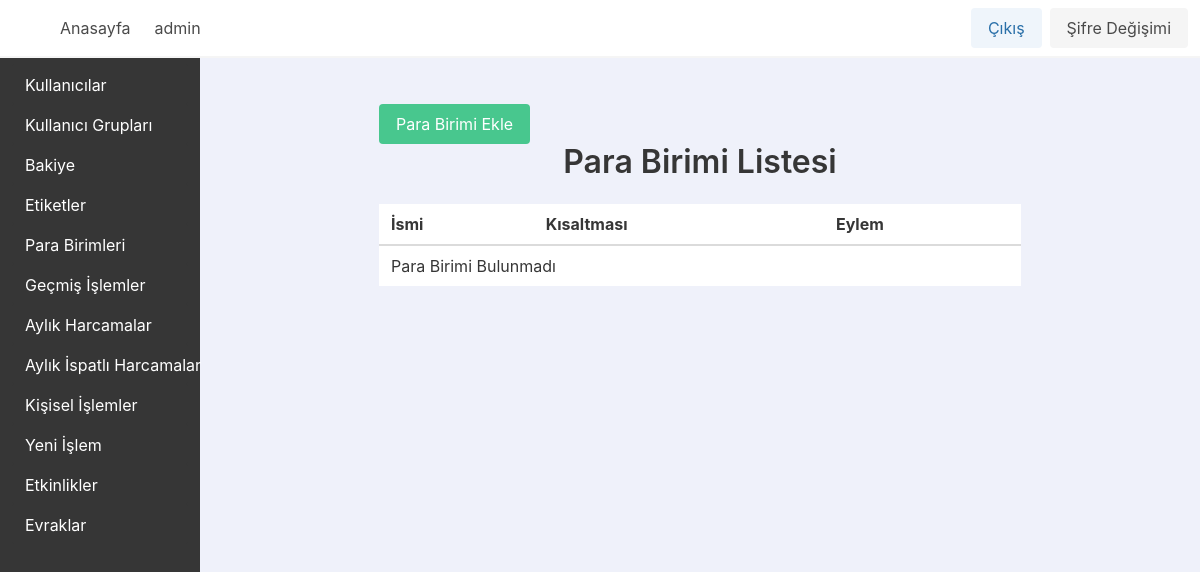
/currencylist/ (signed in), run on an earlier commit of the app's database.
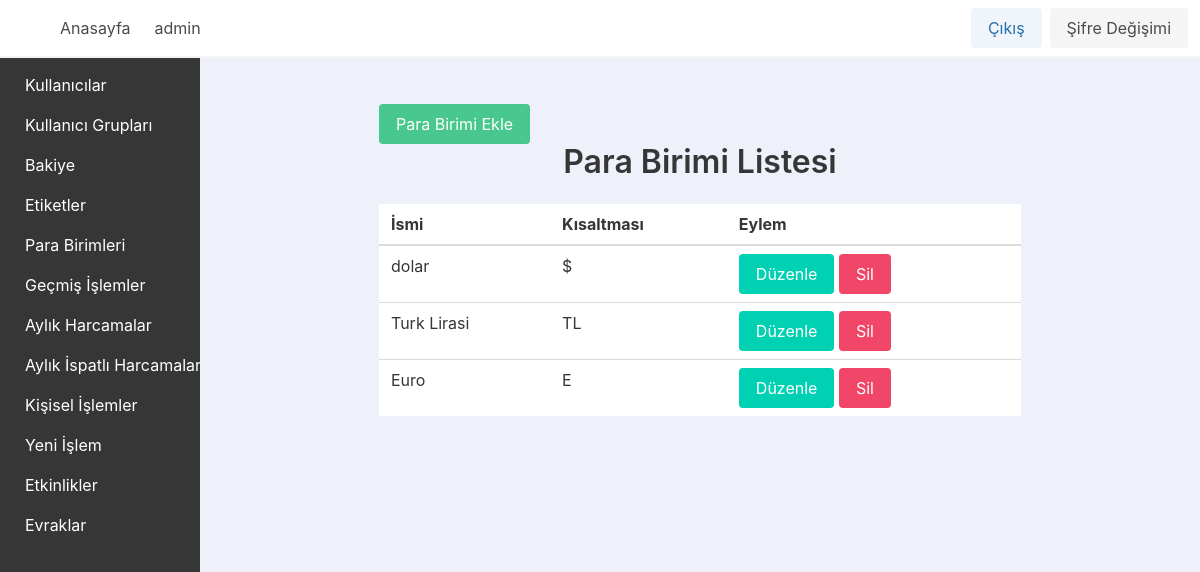
And on a later commit of the database.
### app_base/models.py (models this page shows, shortened)
class MuUser(AbstractUser):
    username_validator = UnicodeUsernameValidator()
    username = models.CharField(_("Kullanıcı Adı"), max_length=150, unique=True, help_text=_("Max 150 karakter olabilir. Harfler, sayilar ve sadece @/./+/-/_ olabilir"), validators=[username_validator], error_messages={"unique": _("Bu isimde bir kullanici zaten var")})
    first_name = models.CharField(_("İsim"), max_length=150, blank=True)
    last_name = models.CharField(_("Soyisim"), max_length=150, blank=True)
    email = models.EmailField(_("email address"), blank=True)
    is_staff = models.BooleanField(_("Yönetici Durumu"), default=False, help_text=_("Kullanıcının bu yönetici paneline giriş yapabilmesini belirler."))
    is_active = models.BooleanField(_("active"), default=True, help_text=_("Designates whether this user should be treated as active. " "Unselect this instead of deleting accounts."))
    date_joined = models.DateTimeField(_("date joined"), default=timezone.now)
    currency = models.ForeignKey(Currency, on_delete=models.PROTECT, null=True)
    gruplar = models.ManyToManyField(MuGroup, blank=True)

class Currency(models.Model):
    name = models.CharField(max_length=255, unique=True)
    abbreviation = models.CharField(max_length=10, unique=True)

### app_base/views/currencies_view.py (the view)
# urls.py: path("currencylist/", CurrencyListView.as_view(), name="currencylist_view_name"),
class CurrencyListView(LoginRequiredMixin, ListView):
    model = Currency
    template_name = "app_base/currencies/currencylist.html"
    context_object_name = "currencies"

### app_base/templates/app_base/currencies/currencylist.html (shortened to what this page needs)
{% extends "base.html" %}
{% block content %}
    <div class="container">
        <section class="section">
            <div class="columns is-centered">
                <div class="column is-three-quarters">
                    <a href="{% url 'currencycreate_view_name' %}" class="button is-success">Para Birimi Ekle</a>
                    <h1 class="title has-text-centered">Para Birimi Listesi</h1>
                    <table class="table is-fullwidth">
                        <thead>
                            <tr>
                                <th>İsmi</th>
                                <th>Kısaltması</th>
                                <th>Eylem</th>
                            </tr>
                        </thead>
                        <tbody>
                            {% for currency in currencies %}
                                <tr>
                                    <td>{{ currency.name }}</td>
                                    <td>{{ currency.abbreviation }}</td>
                                    <td>
                                        <a href="{% url 'currencyupdate_view_name' currency.pk %}" class="button is-primary">Düzenle</a>
                                        <a href="{% url 'currencydelete_view_name' currency.pk %}" class="button is-danger">Sil</a>
                                    </td>
                                </tr>
                            {% empty %}
                                <tr>
                                    <td colspan="3">Para Birimi Bulunmadı</td>
                                </tr>
                            {% endfor %}
                        </tbody>
                    </table>
                </div>
            </div>
        </section>
    </div>
{% endblock content %}

### templates/base.html (shortened to what this page needs)
{% load static %}
<!DOCTYPE html>
<html lang="tr">
    <head>
        <link rel="stylesheet" href="https://cdn.jsdelivr.net/npm/bulma@0.9.4/css/bulma.min.css">
        <link href="https://cdn.jsdelivr.net/npm/select2@4.1.0-rc.0/dist/css/select2.min.css" rel="stylesheet" />
        <link rel="stylesheet" href="https://cdn.jsdelivr.net/npm/flatpickr/dist/flatpickr.min.css">
    </head>
    <body x-data="{ muside: false }">
        {% include "navbar.html" %}
        <div class="columns mx-0">
            <div {% if user.is_authenticated %}  {% else %}  class="is-hidden"  {% endif %} class="column is-2 has-background-grey-darker" x-bind:class="{ 'is-hidden': muside }">
                {% if user.is_authenticated %}
                    {% include "sidebar.html" %}
                {% endif %}
            </div>
            <div class="column has-background-link-light main-content">
                {% block content %}
                {% endblock content %}
            </div>
        </div>
    </body>
</html>

### templates/navbar.html (shortened to what this page needs)
{% load static %}
<nav class="navbar has-background-white has-shadow" x-data="{ open: false }">
    <div class="navbar-brand">
        <a class="navbar-item" x-on:click="muside = !muside">
            <span class="iconify icon is-medium" data-icon="tabler:layout-sidebar-left-expand-filled"></span>
        </a>
    </div>
    <div id="navbarmenu_id" class="navbar-menu" x-bind:class="{ 'is-active': open }">
        <div class="navbar-start">
            <a class="navbar-item is-info is-light" href="{% url "home_view_name" %}">Anasayfa</a>
            {% if user.is_authenticated %}
                <span class="navbar-item">{{ user.username }}</span>
            {% endif %}
        </div>
        <div class="navbar-end">
            <div class="navbar-item">
                <div class="buttons">
                    {% if user.is_authenticated %}
                        <a class="button is-info is-light" href="{% url 'logout_view_name' %}">Çıkış</a>
                        <a class="button is-light" href="{% url 'passwordchange_view_name' %}">Şifre Değişimi</a>
                    {% else %}
                        <a class="button is-info is-light" href="{% url 'login_view_name' %}">Giriş</a>
                    {% endif %}
                </div>
            </div>
        </div>
    </div>
</nav>

### templates/sidebar.html (shortened to what this page needs)
<div class="menu-container">
    <aside class="menu ">
        <ul class="menu-list ">
            <li class="mt-2">
                <a class="button is-dark has-text-left" href="{% url 'userlist_view_name' %}">  Kullanıcılar</a>
            </li>
            <li>
                <a class="button is-dark has-text-left" href="{% url 'grouplist_view_name' %}">  Kullanıcı Grupları</a>
            </li>
            <li>
                <a class="button is-dark has-text-left" href="{% url 'balance_view_name' %}">  Bakiye</a>
            </li>
            <li>
                <a class="button is-dark has-text-left" href="{% url 'taglist_view_name' %}">  Etiketler</a>
            </li>
            <li>
                <a class="button is-dark has-text-left" href="{% url 'currencylist_view_name' %}">  Para Birimleri</a>
            </li>
            <li>
                <a class="button is-dark has-text-left" href="{% url 'transactiontable_view_name' %}">  Geçmiş İşlemler </a>
            </li>
            <li>
                <a class="button is-dark has-text-left" href="{% url 'monthlyspendings_view_name' %}">  Aylık Harcamalar</a>
            </li>
            <li>
                <a class="button is-dark has-text-left" href="{% url "proventags_view_name" %}">Aylık İspatlı Harcamalar</a>
            </li>
            <li>
                <a class="button is-dark has-text-left" href="{% url 'transactionlist_view_name' %}"> Kişisel İşlemler</a>
            </li>
            <li>
                <a class="button is-dark has-text-left" href="{% url 'transactioncreate_view_name' %}">  Yeni İşlem</a>
            </li>
            <li>
                <a class="button is-dark has-text-left" href="{% url 'etkinlik_list' %}"> Etkinlikler</a>
            </li>
            <li>
                <a class="button is-dark has-text-left" href="{% url 'evrak_list' %}">  Evraklar</a>
            </li>
        </ul>
    </aside>
</div>

What changed in the data, as far as the page shows it:
added Currency: name "dolar", abbreviation "$"
added Currency: name "Turk Lirasi", abbreviation "TL"
added Currency: name "Euro", abbreviation "E"
Also different on the page:
text no longer shown: "Para Birimi Bulunmadı"
